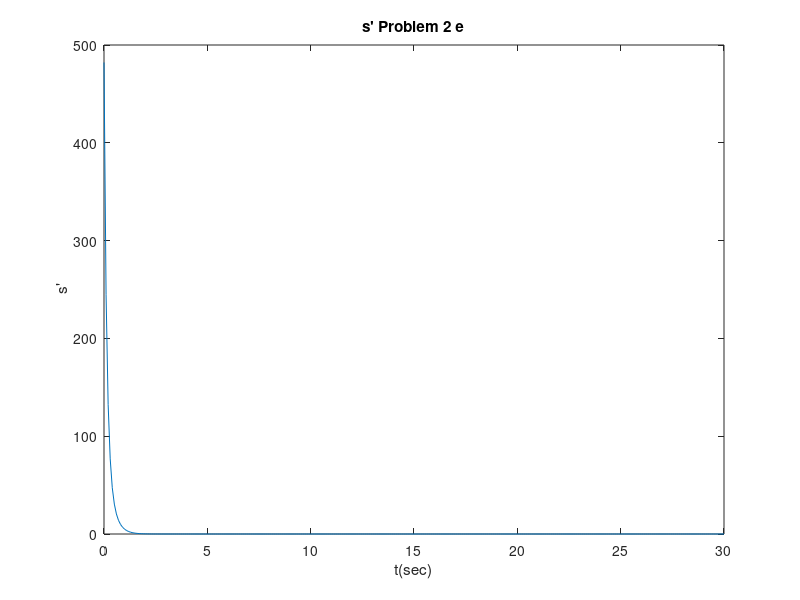
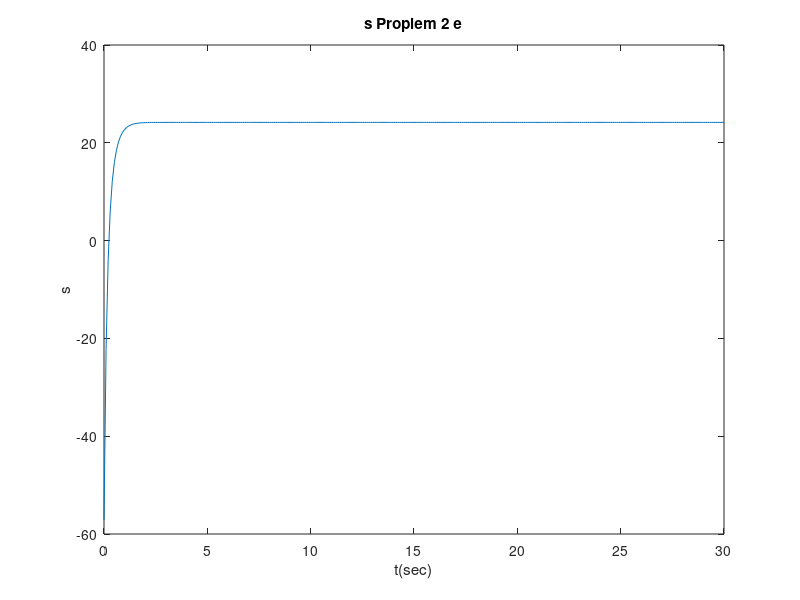

MATLAB code to generate these figures, in order:
function problem2d()
  
  
  #Data#
  AM = 4835;
  Kps=5;
  Kds=15+(AM/1000);  
  t = 0:0.1:30;
  Sdes = AM/200;
  
  s(1)=0;
  s1(1)=0;
  Bs = 3 + (AM/5000);
  m=9;
  delta =((Kds+Bs)/m)^2-4*(Kps/m);
  r1 = ((-Kds+Bs/m)+sqrt(delta))/2;
  r2 = ((-Kps+Bs/m)-sqrt(delta))/2;
  
  c1 = Sdes*r1/(r2-r1);
  c2 = -Sdes*(r1/(r2+r1)+1); 
  
  # Begin  #
  
  
  s = Sdes + c1*exp(t*(r1))+c2*exp(t*(r2)) ;  
  s1 = r1*c1*exp(t*(r1))+r2*c2*exp(t*(r2));
  
  
  # Subplot #
  
  figure(1)
  plot(t,s1)
  title("s' Problem 2 e")
  ylabel(" s'")
  xlabel("t(sec)")
 
  

  figure(2)
  plot(t,s)
  title("s Proplem 2 e")
  ylabel(" s ")
  xlabel("t(sec)")

  
  
  
  
  
  
  
  
  endfunction